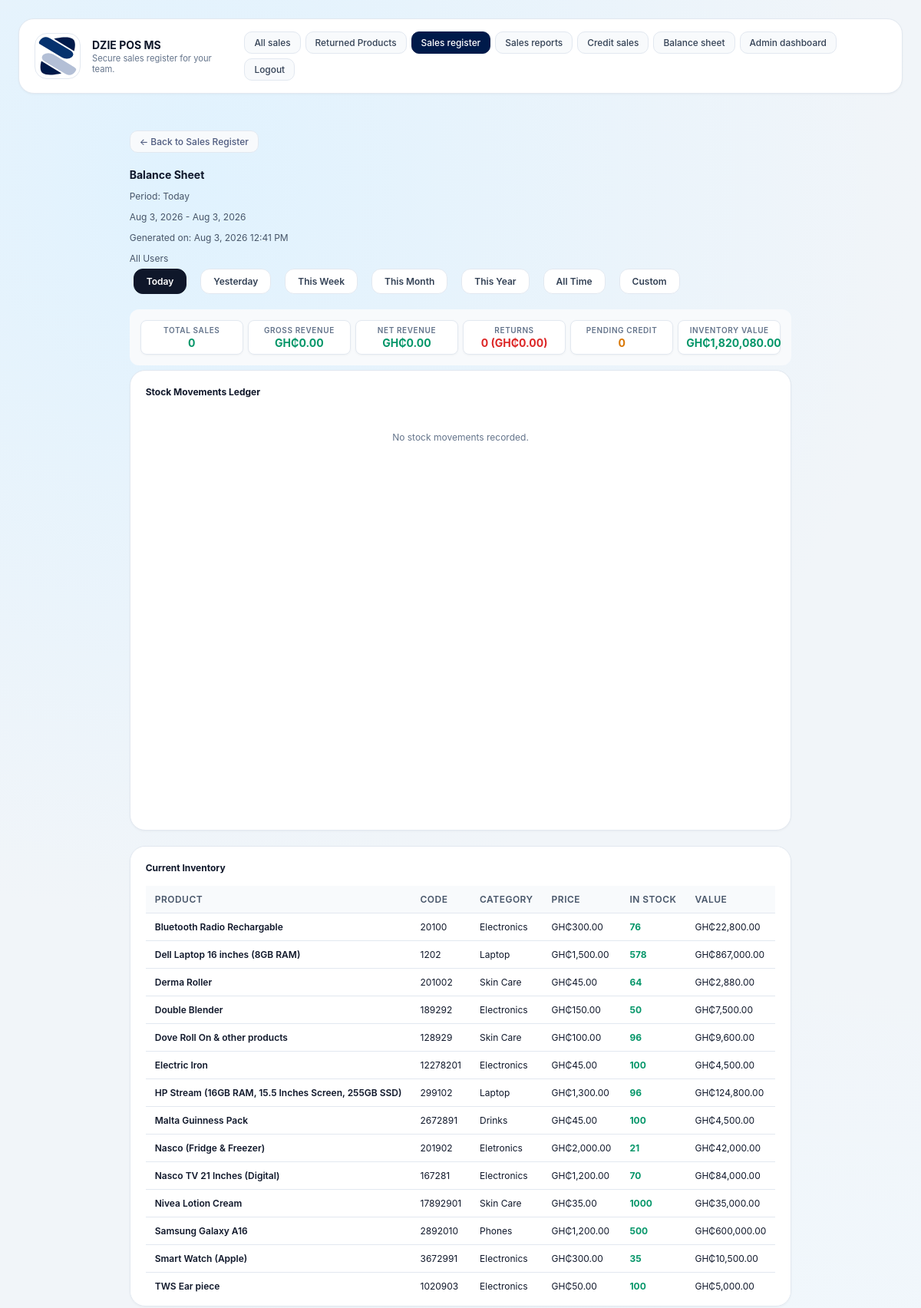
/balance_sheet.php (signed in, upper part), run on an earlier commit of the app's database.
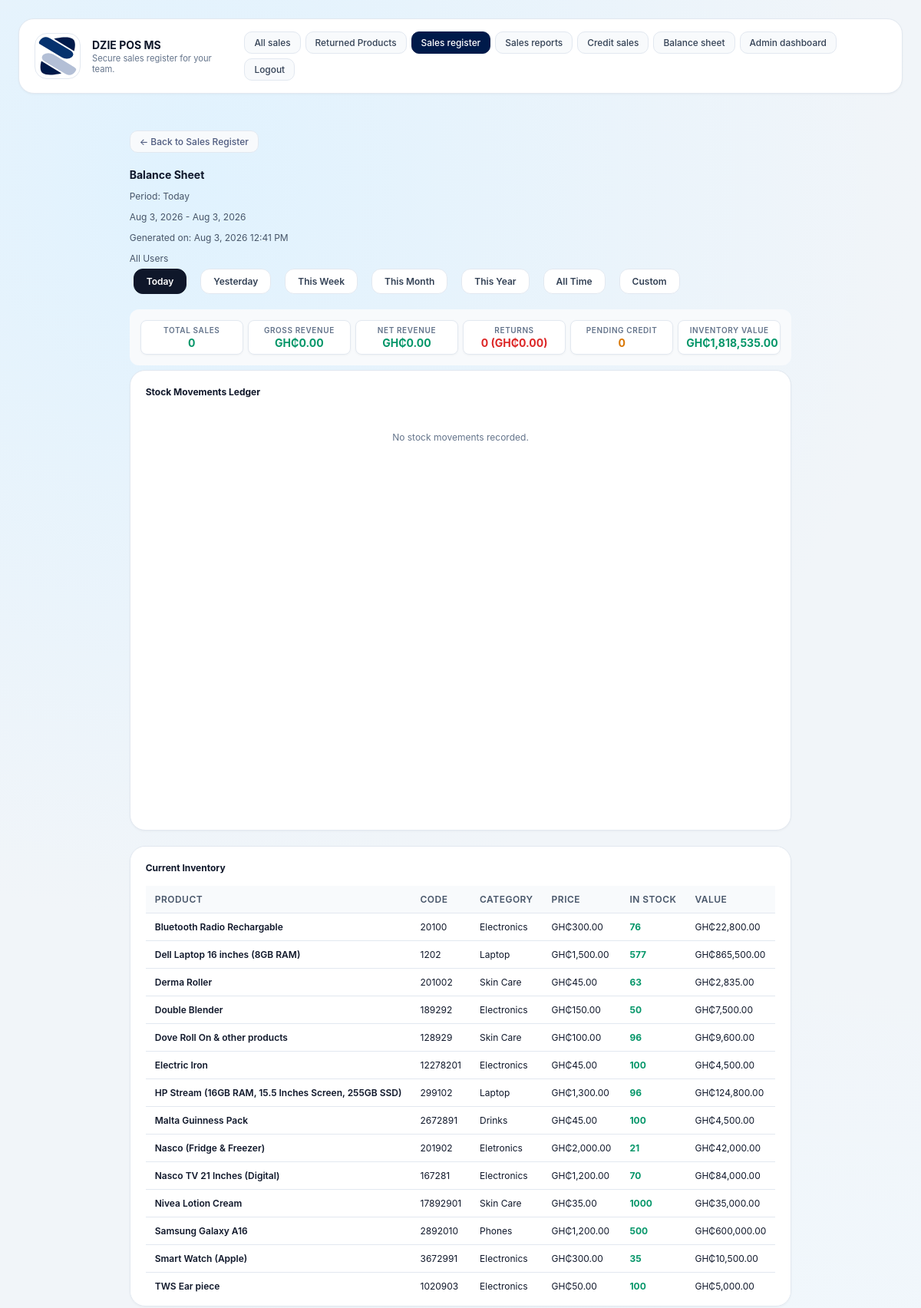
And on a later commit of the database.
### tables this page shows
CREATE TABLE settings (
            key TEXT PRIMARY KEY,
            value TEXT NOT NULL
        );

CREATE TABLE products (
            id INTEGER PRIMARY KEY,
            code TEXT UNIQUE NOT NULL,
            name TEXT NOT NULL,
            category TEXT NOT NULL,
            price REAL NOT NULL,
            image TEXT NOT NULL
        , quantity INTEGER NOT NULL DEFAULT 0, bulk_quantity_threshold INTEGER NOT NULL DEFAULT 0, bulk_discount_percentage REAL NOT NULL DEFAULT 0);

### inc/functions.php (called while the page is built, shortened)
<?php
function get_db_path(): string {
    $dir = __DIR__ . '/../data';
    return $dir . '/pos.db';
}
function get_database(): PDO {
    static $pdo = null;
    if ($pdo !== null) {
        return $pdo;
    }
    $path = get_db_path();
    $pdo = new PDO('sqlite:' . $path);
    $pdo->setAttribute(PDO::ATTR_ERRMODE, PDO::ERRMODE_EXCEPTION);
    initialize_database($pdo);
    return $pdo;
}
function initialize_database(PDO $db): void {
    $db->exec(
        'CREATE TABLE IF NOT EXISTS products (
            id INTEGER PRIMARY KEY,
            code TEXT UNIQUE NOT NULL,
            name TEXT NOT NULL,
            category TEXT NOT NULL,
            price REAL NOT NULL,
            image TEXT NOT NULL,
            quantity INTEGER NOT NULL DEFAULT 0,
            bulk_quantity_threshold INTEGER NOT NULL DEFAULT 0,
            bulk_discount_percentage REAL NOT NULL DEFAULT 0
        )'
    );
    try {
        $db->exec('ALTER TABLE products ADD COLUMN quantity INTEGER NOT NULL DEFAULT 0');
    } catch (Exception $e) {
    }
    try {
        $db->exec('ALTER TABLE products ADD COLUMN bulk_quantity_threshold INTEGER NOT NULL DEFAULT 0');
    } catch (Exception $e) {
    }
    try {
        $db->exec('ALTER TABLE products ADD COLUMN bulk_discount_percentage REAL NOT NULL DEFAULT 0');
    } catch (Exception $e) {
    }
    $db->exec(
        'CREATE TABLE IF NOT EXISTS users (
            id INTEGER PRIMARY KEY,
            username TEXT UNIQUE NOT NULL,
            password_hash TEXT NOT NULL,
            role TEXT NOT NULL,
            created_at TEXT NOT NULL
        )'
    );
    $db->exec(
        'CREATE TABLE IF NOT EXISTS orders (
            id INTEGER PRIMARY KEY,
            username TEXT NOT NULL,
            total REAL NOT NULL,
            status TEXT NOT NULL DEFAULT "Pending",
            created_at TEXT NOT NULL,
            credit INTEGER NOT NULL DEFAULT 0,
            customer_name TEXT,
            customer_phone TEXT,
            credit_status TEXT NOT NULL DEFAULT "Pending"
        )'
    );
    try {
        $db->exec('ALTER TABLE orders ADD COLUMN credit INTEGER NOT NULL DEFAULT 0');
    } catch (Exception $e) {
    }
    try {
        $db->exec('ALTER TABLE orders ADD COLUMN customer_name TEXT');
    } catch (Exception $e) {
    }
    try {
        $db->exec('ALTER TABLE orders ADD COLUMN customer_phone TEXT');
    } catch (Exception $e) {
    }
    try {
        $db->exec('ALTER TABLE orders ADD COLUMN credit_status TEXT NOT NULL DEFAULT "Pending"');
    } catch (Exception $e) {
    }
    $db->exec(
        'CREATE TABLE IF NOT EXISTS order_items (
            id INTEGER PRIMARY KEY,
            order_id INTEGER NOT NULL,
            product_id INTEGER NOT NULL,
            name TEXT NOT NULL,
            price REAL NOT NULL,
            quantity INTEGER NOT NULL,
            subtotal REAL NOT NULL,
            FOREIGN KEY(order_id) REFERENCES orders(id)
        )'
    );
    $db->exec(
        'CREATE TABLE IF NOT EXISTS receipts (
            id INTEGER PRIMARY KEY,
            order_id INTEGER NOT NULL UNIQUE,
            username TEXT NOT NULL,
            receipt_content TEXT NOT NULL,
            return_status TEXT NOT NULL DEFAULT "Active",
            created_at TEXT NOT NULL,
            FOREIGN KEY(order_id) REFERENCES orders(id)
        )'
    );
    $db->exec(
        'CREATE TABLE IF NOT EXISTS returns (
            id INTEGER PRIMARY KEY,
            order_id INTEGER NOT NULL,
            product_id INTEGER NOT NULL,
            quantity INTEGER NOT NULL,
            reason TEXT,
            processed_by TEXT NOT NULL,
            created_at TEXT NOT NULL,
            FOREIGN KEY(order_id) REFERENCES orders(id)
        )'
    );
    $db->exec(
        'CREATE TABLE IF NOT EXISTS login_events (
            id INTEGER PRIMARY KEY,
            username TEXT NOT NULL,
            role TEXT NOT NULL,
            ip TEXT,
            created_at TEXT NOT NULL,
            logged_out_at TEXT
        )'
    );
    try {
        $db->exec('ALTER TABLE login_events ADD COLUMN logged_out_at TEXT');
    } catch (Exception $e) {
    }
    $db->exec(
        'CREATE TABLE IF NOT EXISTS settings (
            key TEXT PRIMARY KEY,
            value TEXT NOT NULL
        )'
    );
    $db->exec("INSERT OR IGNORE INTO settings (key, value) VALUES ('pos_name', 'WADI POS')");
    $db->exec(
        'CREATE TABLE IF NOT EXISTS stock_movements (
            id INTEGER PRIMARY KEY,
            product_id INTEGER NOT NULL,
            product_name TEXT NOT NULL,
            product_code TEXT NOT NULL,
            movement_type TEXT NOT NULL,
            quantity INTEGER NOT NULL,
            reference_type TEXT NOT NULL,
            reference_id INTEGER,
            notes TEXT,
            created_at TEXT NOT NULL,
            FOREIGN KEY(product_id) REFERENCES products(id)
        )'
    );
    $stmt = $db->query('SELECT COUNT(*) FROM products');
}
function current_user() {
    return $_SESSION['user'] ?? null;
}
function get_pos_name(): string {
    $stmt = get_database()->prepare('SELECT value FROM settings WHERE key = ?');
    $stmt->execute(['pos_name']);
    $result = $stmt->fetch(PDO::FETCH_ASSOC);
    return $result ? $result['value'] : 'WADI POS';
}
function get_trademark(): string {
    $stmt = get_database()->prepare('SELECT value FROM settings WHERE key = ?');
    $stmt->execute(['trademark']);
    $result = $stmt->fetch(PDO::FETCH_ASSOC);
    return $result ? $result['value'] : '';
}
function get_trademark_src(): string {
    $trademark = get_trademark();
    if ($trademark !== '' && file_exists(__DIR__ . '/../' . $trademark)) {
        return $trademark;
    }
    return 'images/pos-icon.svg';
}

### balance_sheet.php (the view, shortened to what this page needs)
<?php
require_once __DIR__ . '/inc/functions.php';
$user = current_user();
$posName = get_pos_name();
$db = get_database();
$period = $_GET['period'] ?? 'day';
$periods = ['day' => 'Today', 'yesterday' => 'Yesterday', 'week' => 'This Week', 'month' => 'This Month', 'year' => 'This Year', 'all' => 'All Time', 'custom' => 'Custom Range'];
$useCustomRange = false;
if (!$useCustomRange) {
    $now = new DateTime();
    $startDate = clone $now;
    $endDate = clone $now;
    switch ($period) {
        case 'day':
            $startDate->setTime(0, 0, 0);
            $endDate->setTime(23, 59, 59);
            break;
    }
}
$startDateStr = $startDate ? $startDate->format('c') : '';
$endDateStr = $endDate ? $endDate->format('c') : '';
$stockMovements = get_stock_movements([
    'start_date' => $startDateStr,
    'end_date' => $endDateStr,
]);
$groupedSales = [];
$totalSales = count($groupedSales);
$totalRevenue = 0;
$returnedSales = 0;
$returnedRevenue = 0;
$netRevenue = $totalRevenue - $returnedRevenue;
$inventory = $db->query('SELECT * FROM products ORDER BY name')->fetchAll(PDO::FETCH_ASSOC);
$pendingCredit = 0;
$currentInventoryValue = array_sum(array_map(fn($p) => $p['quantity'] * $p['price'], $inventory));
?>
<!DOCTYPE html>
<html lang="en">
<head>
  <link rel="stylesheet" href="styles.css" />
</head>
<body>
  <div class="app-shell">
    <header class="header">
      <div class="brand">
        <img class="brand-icon" src="<?php echo htmlspecialchars(get_trademark_src()); ?>" alt="Trademark" />
        <div>
          <h1><?php echo htmlspecialchars($posName); ?></h1>
          <p class="subtitle">Secure sales register for your team.</p>
        </div>
      </div>
      <div class="header-actions" id="header-actions">
        <?php if ($user['role'] === 'admin'): ?>
        <a href="returns.php" class="secondary">All sales</a>
        <a href="returned_products.php" class="secondary">Returned Products</a>
        <?php endif; ?>
        <a href="sales.php" class="secondary">Sales register</a>
        <a href="sales_report.php" class="secondary">Sales reports</a>
        <a href="credit_sales.php" class="secondary">Credit sales</a>
        <a href="balance_sheet.php" class="secondary">Balance sheet</a>
        <?php if ($user['role'] === 'admin'): ?>
          <a href="admin.php" class="secondary">Admin dashboard</a>
        <?php endif; ?>
        <a href="logout.php" class="tertiary">Logout</a>
      </div>
    </header>
    <main class="main-grid">
      <div class="balance-sheet-container">
    <a href="sales.php" class="back-link">← Back to Sales Register</a>
    <h1>Balance Sheet</h1>
    <p class="meta-info">Period: <?php echo $periods[$period]; ?></p>
    <?php if ($useCustomRange): ?>
      <p class="meta-info"><?php echo $startDate->format('M j, Y g:i A'); ?> - <?php echo $endDate->format('M j, Y g:i A'); ?></p>
    <?php elseif ($period !== 'all'): ?>
      <p class="meta-info"><?php echo $startDate->format('M j, Y'); ?> - <?php echo $endDate->format('M j, Y'); ?></p>
    <?php endif; ?>
    <p class="meta-info">Generated on: <?php echo date('M j, Y g:i A'); ?></p>
    <p class="meta-info"><?php echo $user['role'] === 'admin' ? 'All Users' : 'User: ' . htmlspecialchars($user['username']); ?></p>
    <div class="period-selector">
      <a href="?period=day" class="<?php echo $period === 'day' ? 'active' : ''; ?>">Today</a>
      <a href="?period=yesterday" class="<?php echo $period === 'yesterday' ? 'active' : ''; ?>">Yesterday</a>
      <a href="?period=week" class="<?php echo $period === 'week' ? 'active' : ''; ?>">This Week</a>
      <a href="?period=month" class="<?php echo $period === 'month' ? 'active' : ''; ?>">This Month</a>
      <a href="?period=year" class="<?php echo $period === 'year' ? 'active' : ''; ?>">This Year</a>
      <a href="?period=all" class="<?php echo $period === 'all' ? 'active' : ''; ?>">All Time</a>
      <a href="?period=custom" class="<?php echo $period === 'custom' ? 'active' : ''; ?>">Custom</a>
    </div>
    <div class="stats-grid">
      <div class="stat-item">
        <div class="stat-label">Total Sales</div>
        <div class="stat-value"><?php echo $totalSales; ?></div>
      </div>
      <div class="stat-item">
        <div class="stat-label">Gross Revenue</div>
        <div class="stat-value positive">GH₵<?php echo number_format($totalRevenue, 2); ?></div>
      </div>
      <div class="stat-item">
        <div class="stat-label">Net Revenue</div>
        <div class="stat-value">GH₵<?php echo number_format($netRevenue, 2); ?></div>
      </div>
      <div class="stat-item">
        <div class="stat-label">Returns</div>
        <div class="stat-value negative"><?php echo $returnedSales; ?> (GH₵<?php echo number_format($returnedRevenue, 2); ?>)</div>
      </div>
      <div class="stat-item">
        <div class="stat-label">Pending Credit</div>
        <div class="stat-value pending"><?php echo $pendingCredit; ?></div>
      </div>
      <div class="stat-item">
        <div class="stat-label">Inventory Value</div>
        <div class="stat-value">GH₵<?php echo number_format($currentInventoryValue, 2); ?></div>
      </div>
    </div>
    <div class="section-card">
      <h3>Stock Movements Ledger</h3>
      <?php if (empty($stockMovements)): ?>
        <p class="empty-message">No stock movements recorded.</p>
      <?php endif; ?>
    </div>
    <div class="section-card">
      <h3>Current Inventory</h3>
      <?php if (empty($inventory)): ?>
        <p class="empty-message">No products in inventory.</p>
      <?php else: ?>
        <table class="ledger-table">
          <thead>
            <tr>
              <th>Product</th>
              <th>Code</th>
              <th>Category</th>
              <th>Price</th>
              <th>In Stock</th>
              <th>Value</th>
            </tr>
          </thead>
          <tbody>
            <?php foreach ($inventory as $product): ?>
              <tr>
                <td style="font-weight:600;"><?php echo htmlspecialchars($product['name']); ?></td>
                <td><?php echo htmlspecialchars($product['code']); ?></td>
                <td><?php echo htmlspecialchars($product['category']); ?></td>
                <td>GH₵<?php echo htmlspecialchars(number_format($product['price'], 2)); ?></td>
                <td>
                  <?php if ($product['quantity'] <= 0): ?>
                    <span style="color:#dc2626;font-weight:700;">Out of stock</span>
                  <?php else: ?>
                    <span style="color:#059669;font-weight:700;"><?php echo htmlspecialchars($product['quantity']); ?></span>
                  <?php endif; ?>
                </td>
                <td>GH₵<?php echo htmlspecialchars(number_format($product['quantity'] * $product['price'], 2)); ?></td>
              </tr>
            <?php endforeach; ?>
          </tbody>
        </table>
      <?php endif; ?>
    </div>
    </main>
  </div>
</body>
</html>

### styles.css (style rules this page uses)
:root { color-scheme: light; font-family: Inter, system-ui, -apple-system, BlinkMacSystemFont, "Segoe UI", sans-serif; background: #f8fafc; color: #0f172a; font-size: 14px; }
* { box-sizing: border-box; }
html, body { margin: 0; min-height: 100%; -webkit-text-size-adjust: 100%; text-size-adjust: 100%; }
body { padding: 24px; padding-left: max(24px, env(safe-area-inset-left)); padding-right: max(24px, env(safe-area-inset-right)); padding-top: max(24px, env(safe-area-inset-top)); background: #f1f5f9; background-image: radial-gradient(circle at 20% 10%, #e0f2fe 0%, transparent 40%), radial-gradient(circle at 80% 90%, #f0f9ff 0%, transparent 40%); -webkit-font-smoothing: antialiased; -moz-osx-font-smoothing: grayscale; }
img { max-width: 100%; height: auto; -webkit-object-fit: cover; object-fit: cover; }
a { color: inherit; text-decoration: none; -webkit-tap-highlight-color: transparent; }
.login-screen, .app-shell { max-width: 1160px; margin: 0 auto; }
.main-grid { display: grid; gap: 24px; }
.header { display: flex; justify-content: space-between; align-items: center; gap: 12px; background: #ffffff; border: 1px solid #e2e8f0; border-radius: 20px; padding: 16px 20px; margin-bottom: 24px; width: 100%; box-shadow: 0 1px 3px rgba(0, 0, 0, 0.04); padding-left: max(20px, env(safe-area-inset-left)); padding-right: max(20px, env(safe-area-inset-right)); }
.brand { display: flex; align-items: center; gap: 15px; }
.brand-icon { width: 60px; height: 60px; background: #fff; border-radius: 16px; padding: 4px; border: 1px solid #e2e8f0; }
.header h1 { margin: 0; font-size: 14px; color: #0f172a; font-weight: 700; }
.subtitle { margin: 2px 0 0; color: #64748b; font-weight: 400; font-size: 0.8rem; }
.header-actions { display: flex; align-items: center; gap: 6px; flex-wrap: wrap; }
.header-actions a, .back-link { display: inline-flex; align-items: center; justify-content: center; text-decoration: none; background-color: #f8fafc; color: #334155; padding: 6px 12px; border-radius: 10px; text-align: center; white-space: nowrap; font-weight: 500; border: 1px solid #e2e8f0; transition: background-color 0.2s, border-color 0.2s; font-size: 0.85rem; }
.header-actions a[href="sales.php"] { background-color: #001a4a; color: #ffffff; border-color: #001a4a; }
.back-link { margin-bottom: 20px; color: #4e5b7f; }
.period-selector { text-align: center; margin-bottom: 20px; }
.period-selector a { display: inline-block; padding: 8px 16px; margin: 0 5px; text-decoration: none; color: #475569; border: 1px solid #e2e8f0; border-radius: 10px; background: #f8fafc; }
.period-selector a.active { background: #2d8659; color: white; border-color: #2d8659; }
.stats-grid { display: grid; grid-template-columns: repeat(auto-fit, minmax(120px, 1fr)); gap: 12px; margin-bottom: 16px; padding: 14px; background: #f8fafc; border-radius: 12px; }
.stat-item { text-align: center; }
.stat-label { font-size: 0.75rem; color: #475569; text-transform: uppercase; }
.stat-value { font-size: 14px; font-weight: 700; color: #059669; margin-top: 4px; }
.stat-value.negative { color: #dc2626; }
.empty-message { color: #64748b; margin-top: 20px; }

What changed in the data, as far as the page shows it:
changed products "Dell Laptop 16 inches (8GB RAM)": quantity "578" → "577"; $product['quantity'] * $product['price'] "867,000.00" → "865,500.00"
changed products "Derma Roller": quantity "64" → "63"; $product['quantity'] * $product['price'] "2,880.00" → "2,835.00"
Also different on the page:
$currentInventoryValue: "1,820,080.00" → "1,818,535.00"
